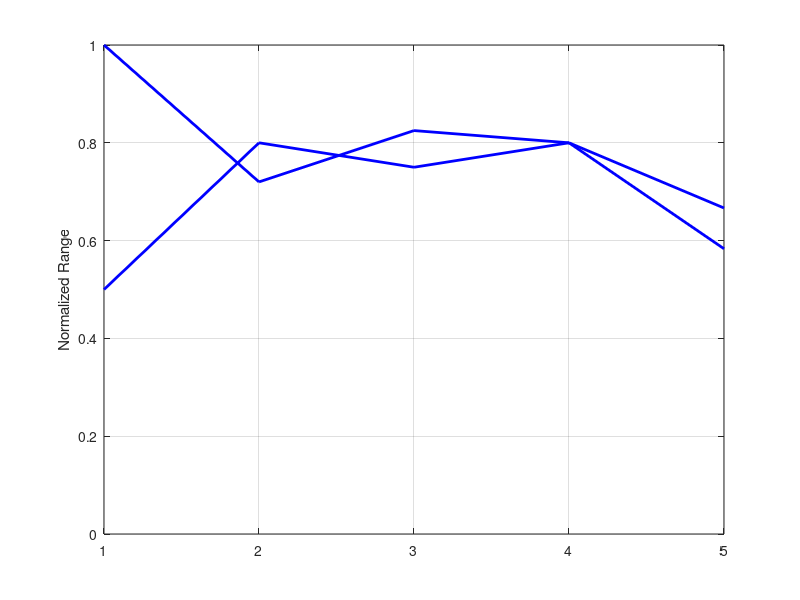

Write MATLAB code to recreate this figure.
function range

% INPUT
a=[1 2 3 2 4;2 1.8 3.3 2 3.5];			% parameter sets

m=[2 2.5 4 2.5 6];   % upper parameter boundaries

% NORMALISE PARAMETERS USING UPPER BOUNDARIES
for i=1:size(a,1)
   for j=1:size(a,2)
      na(i,j)=a(i,j)/m(j);
   end
end

% PARAMETER NAMES
par=['p1';'p2';'p3';'p4';'p5'];

% PLOT PARAMETERS
for i=1:size(a,1)
   plot(na(i,:),'b','LineWidth',2);hold on;
end
grid on;
ylabel('Normalized Range');
axis([1 length(m) 0 1]);

% only vertical grid lines
% parameter names as xlabel